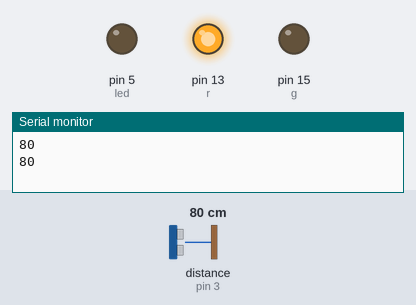
Recording of a sketch running on a simulated Arduino Uno, built with avr-gcc and run on an emulated ATmega328P. Parts: output pins drawn as LEDs (lit = HIGH), the last lines printed to the serial monitor. Wiring (inferred from the names in the program): ultrasonic range finder: trigger pin 2; echo pin 3. The inputs (shaded band) are chosen by the test bench; at power-on: distance to the obstacle (sensor on pin 3) 80 cm. The echo pulse lasts 58.3 µs per cm; pins used as bus, display or sensor lines are not drawn.

Above: at 3.8 s.
3.9 s: distance to the obstacle (sensor on pin 3) set to 55 cm
7.8 s: distance to the obstacle (sensor on pin 3) set to 46 cm
At 10.8 s:
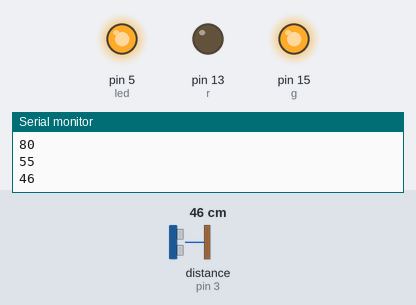
15.5 s: distance to the obstacle (sensor on pin 3) set to 60 cm
At 20.4 s:
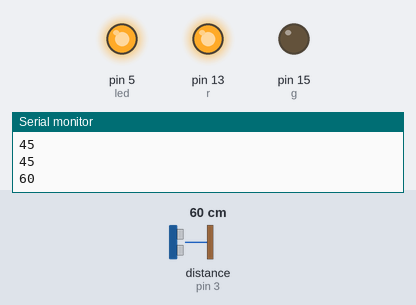
23.2 s: distance to the obstacle (sensor on pin 3) set to 2 cm
At 24.4 s:
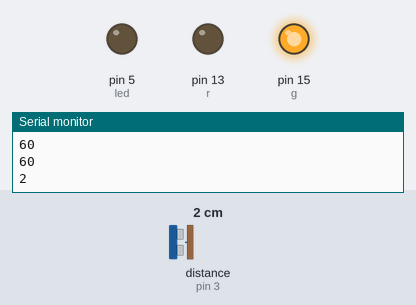
Timing chart, 0 to 31.9 s (numbered marks = the images above; inputs shaded):
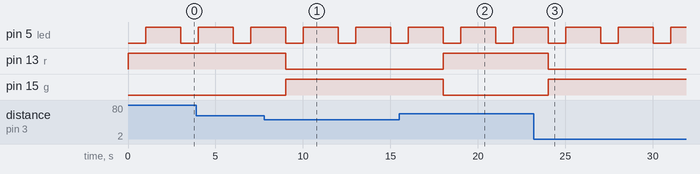

Measured:
- the behaviour switches between 50 and 49 cm on distance to the obstacle (sensor on pin 3) (found by bisection; images 0 and 1)
- after the input at 7.8 s, pin 13 (r): HIGH → LOW after 1.2 s; pin 15 (g): LOW → HIGH after 1.2 s
- after the input at 15.5 s, pin 13 (r): LOW → HIGH after 2.5 s; pin 15 (g): HIGH → LOW after 2.5 s
- after the input at 23.2 s, pin 13 (r): HIGH → LOW after 0.83 s; pin 15 (g): LOW → HIGH after 0.83 s
- by itself, pin 5 (led): alternates HIGH for 2.0 s and LOW for 1.0 s

The sketch:

workshop-sonic.ino
```cpp
int led = 5;
int rx = 3;
int tx = 2;
int r = 13;
int g = 15;
int b = 14;

void setup() {
  Serial.begin(115200);
  pinMode(led, OUTPUT);     // Initialize the LED_BUILTIN pin as an output
  pinMode(rx, INPUT);
  pinMode(tx, OUTPUT);
  pinMode(r, OUTPUT);
  pinMode(g, OUTPUT);
  // pinMode(b, OUTPUT);


}

// the loop function runs over and over again forever
void loop() {

  long duration, cm;


  digitalWrite(tx, LOW);
  delayMicroseconds(2);
  digitalWrite(tx, HIGH);
  delayMicroseconds(5);
  digitalWrite(tx, LOW);
  duration = pulseIn(rx, HIGH);
  cm = microsecondsToCentimeters(duration);

  Serial.print(cm);
  Serial.print("\n");

  if (cm < 50)
  {
    digitalWrite(r, LOW);
    digitalWrite(g, HIGH);
    //      digitalWrite(b, HIGH);
  } else {
    digitalWrite(r, HIGH);
    digitalWrite(g, LOW);
    //      digitalWrite(b, HIGH);
  }

  digitalWrite(led, LOW);
  delay(1000);                      // Wait for a second
  digitalWrite(led, HIGH);  // Turn the LED off by making the voltage HIGH
  delay(2000);                      // Wait for two seconds (to demonstrate the active low LED)
}

long microsecondsToCentimeters(long microseconds)
{
  // The speed of sound is 340 m/s or 29 microseconds per centimeter.
  // The ping travels out and back, so to find the distance of the
  // object we take half of the distance travelled.
  return microseconds / 29 / 2;
}
```
